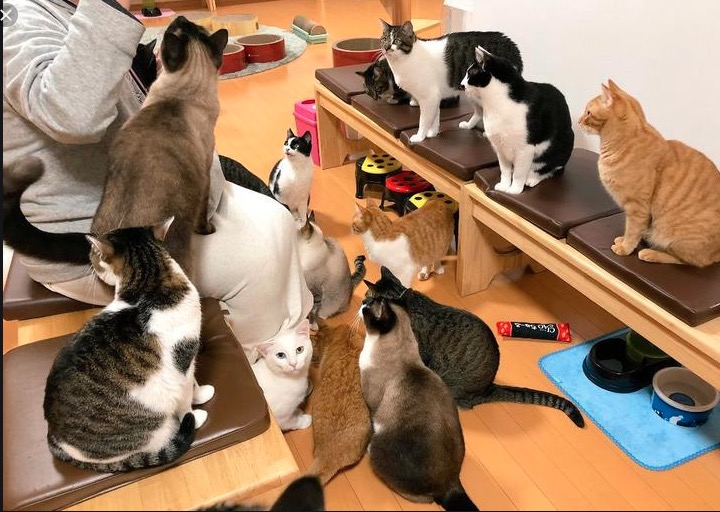
#> input picture hub_module/tests/image_dataset/detection/cat.jpg, 720 x 512 px
$ python -i reader.py   (imports and definitions only)
#> lines starting #> are read from the running program, lines starting #| are printed output that depends on the picture
import os
import math
import random
import functools
import numpy as np
import paddle
from PIL import Image, ImageEnhance

# [2 lines not run here, left out]

DATA_DIM = 224

THREAD = 8
BUF_SIZE = 102400

DATA_DIR = 'dataset'

img_mean = np.array([0.485, 0.456, 0.406]).reshape((3, 1, 1))
img_std = np.array([0.229, 0.224, 0.225]).reshape((3, 1, 1))


# [51 lines left out: functions resize_short, crop_image, random_crop, rotate_image, not called in this run]


def distort_color(img):
    def random_brightness(img, lower=0.5, upper=1.5):
        e = np.random.uniform(lower, upper)
        return ImageEnhance.Brightness(img).enhance(e)

    def random_contrast(img, lower=0.5, upper=1.5):
        e = np.random.uniform(lower, upper)
        return ImageEnhance.Contrast(img).enhance(e)

    def random_color(img, lower=0.5, upper=1.5):
        e = np.random.uniform(lower, upper)
        return ImageEnhance.Color(img).enhance(e)

    ops = [random_brightness, random_contrast, random_color]
    np.random.shuffle(ops)

    img = ops[0](img)
    img = ops[1](img)
    img = ops[2](img)

    return img


# [85 lines left out: functions process_image, _reader_creator, train, val, not called in this run]


def test(data_dir=DATA_DIR):
    file_list = os.path.join(data_dir, 'val_list.txt')
    return _reader_creator(file_list, 'test', shuffle=False, data_dir=data_dir)

>>> from PIL import Image
>>> picture = Image.open('../../hub_module/tests/image_dataset/detection/cat.jpg')
#> picture is the input picture: PIL image 720x512 RGB; mean R, G, B 157.1, 125.6, 99.5
>>> result = distort_color(picture)
#> in random_contrast, `return ImageEnhance.Contrast(img).enhance(e)`:
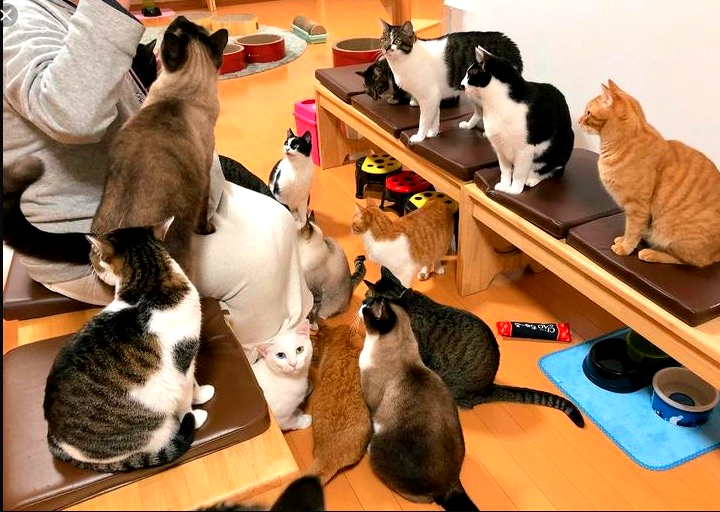
#> returned value: PIL image 720x512 RGB; mean R, G, B 162.1, 122.6, 88.3

$ run again, on hub_module/tests/image_dataset/detection/giraffe.jpg
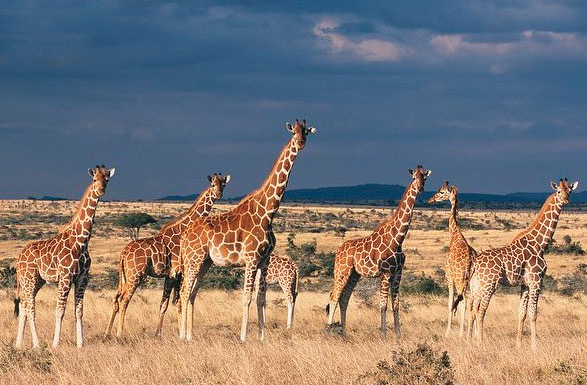
#> input picture hub_module/tests/image_dataset/detection/giraffe.jpg, 587 x 385 px
#> picture is the input picture: PIL image 587x385 RGB; mean R, G, B 126.2, 120.2, 118.6
#> in random_brightness, `return ImageEnhance.Brightness(img).enhance(e)`:
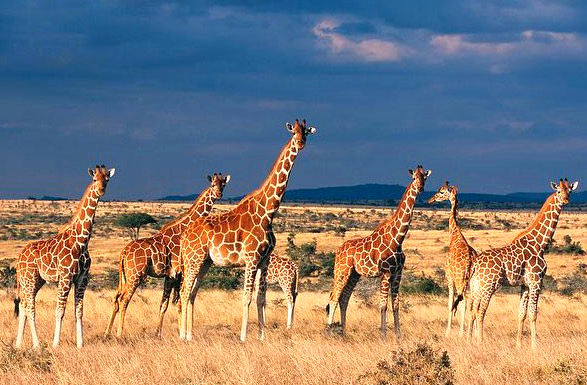
#> returned value: PIL image 587x385 RGB; mean R, G, B 129.4, 123.6, 121.5

$ run again, on hub_module/tests/image_dataset/detection/zebra.jpg
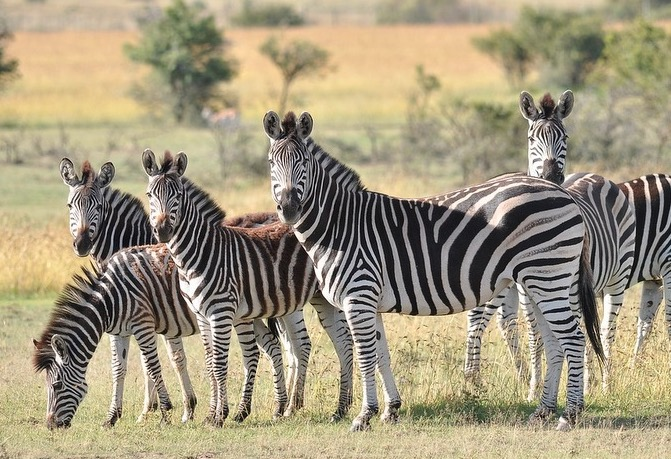
#> input picture hub_module/tests/image_dataset/detection/zebra.jpg, 671 x 459 px
#> picture is the input picture: PIL image 671x459 RGB; mean R, G, B 161.6, 151.2, 125.6
#> in random_brightness, `return ImageEnhance.Brightness(img).enhance(e)`:
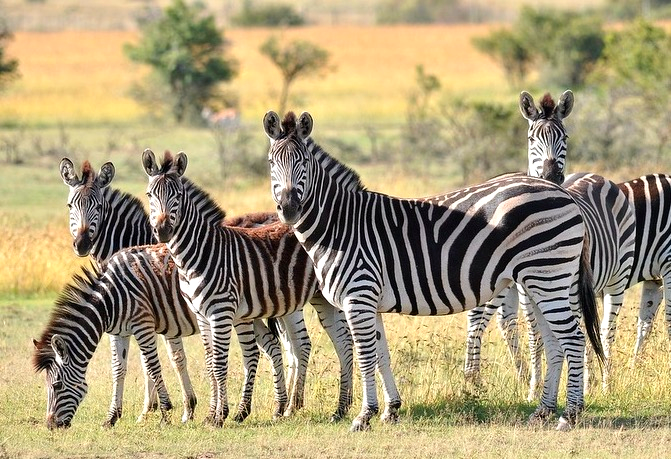
#> returned value: PIL image 671x459 RGB; mean R, G, B 169.9, 156.3, 120.7
